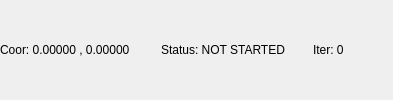
     <widget class="QFrame" name="bottomFrame">
      <property name="sizePolicy">
       <sizepolicy hsizetype="Expanding" vsizetype="Fixed">
        <horstretch>0</horstretch>
        <verstretch>0</verstretch>
       </sizepolicy>
      </property>
      <property name="minimumSize">
       <size>
        <width>16</width>
        <height>23</height>
       </size>
      </property>
      <property name="frameShape">
       <enum>QFrame::NoFrame</enum>
      </property>
      <property name="frameShadow">
       <enum>QFrame::Plain</enum>
      </property>
      <layout class="QGridLayout" name="_20">
       <property name="margin">
        <number>0</number>
       </property>
       <property name="spacing">
        <number>0</number>
       </property>
       <item row="0" column="0">
        <layout class="QHBoxLayout" name="_21">
         <property name="spacing">
          <number>2</number>
         </property>
         <property name="margin">
          <number>0</number>
         </property>
         <item>
          <widget class="QLabel" name="coorLabel">
           <property name="sizePolicy">
            <sizepolicy hsizetype="Preferred" vsizetype="Expanding">
             <horstretch>0</horstretch>
             <verstretch>0</verstretch>
            </sizepolicy>
           </property>
           <property name="minimumSize">
            <size>
             <width>150</width>
             <height>0</height>
            </size>
           </property>
           <property name="frameShape">
            <enum>QFrame::NoFrame</enum>
           </property>
           <property name="text">
            <string>Coor: 0.00000 , 0.00000</string>
           </property>
          </widget>
         </item>
         <item>
          <widget class="QLabel" name="infoLabel">
           <property name="sizePolicy">
            <sizepolicy hsizetype="Expanding" vsizetype="Expanding">
             <horstretch>0</horstretch>
             <verstretch>0</verstretch>
            </sizepolicy>
           </property>
           <property name="frameShape">
            <enum>QFrame::NoFrame</enum>
           </property>
           <property name="text">
            <string/>
           </property>
          </widget>
         </item>
         <item>
          <widget class="QLabel" name="statusLabel">
           <property name="sizePolicy">
            <sizepolicy hsizetype="Fixed" vsizetype="Expanding">
             <horstretch>0</horstretch>
             <verstretch>0</verstretch>
            </sizepolicy>
           </property>
           <property name="minimumSize">
            <size>
             <width>150</width>
             <height>0</height>
            </size>
           </property>
           <property name="frameShape">
            <enum>QFrame::NoFrame</enum>
           </property>
           <property name="text">
            <string>Status: NOT STARTED</string>
           </property>
          </widget>
         </item>
         <item>
          <widget class="QLabel" name="iterLabel">
           <property name="sizePolicy">
            <sizepolicy hsizetype="Fixed" vsizetype="Expanding">
             <horstretch>0</horstretch>
             <verstretch>0</verstretch>
            </sizepolicy>
           </property>
           <property name="minimumSize">
            <size>
             <width>80</width>
             <height>0</height>
            </size>
           </property>
           <property name="frameShape">
            <enum>QFrame::NoFrame</enum>
           </property>
           <property name="text">
            <string>Iter: 0</string>
           </property>
          </widget>
         </item>
        </layout>
       </item>
      </layout>
     </widget>
